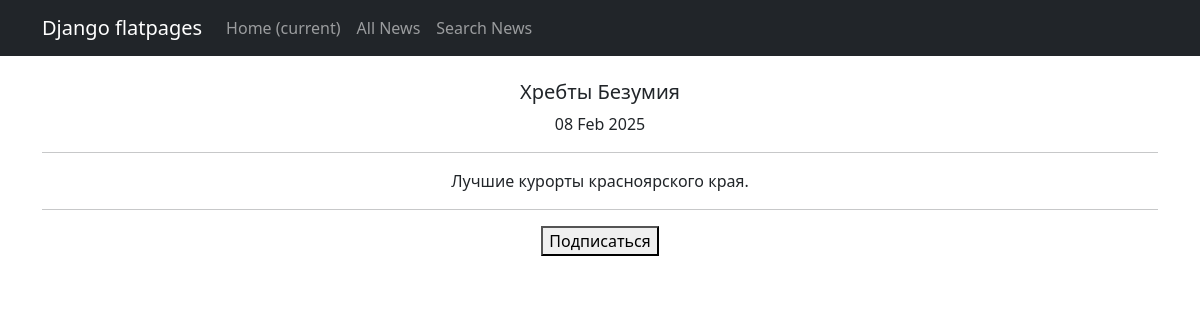
Screenshot of /news/1 with the database file from the repository.
### news/models.py (models this page shows, shortened)
class Post(models.Model):
    article = 'ARTC'
    news = 'NEWS'
    POSITIONS = [
        (article, 'Статья'),
        (news, 'Новости')
    ]
    post_title = models.CharField(max_length=255, unique=True)
    post_body = models.TextField()
    post_rating = models.IntegerField(default=0)
    post_content = models.CharField(max_length=4,
                                    choices=POSITIONS)
    post_creation_datetime = models.DateTimeField(auto_now_add=True)
    author = models.ForeignKey('Author', on_delete=models.CASCADE)
    categories = models.ManyToManyField(Category, through='PostCategory', related_name='posts_categories')

### news/views.py (the view)
# urls.py: path('<int:id>', PostDetail.as_view(), name='post_detail'),
class PostDetail(DetailView):
    model = Post
    template_name = 'post_detail.html'
    pk_url_kwarg = 'id'
    context_object_name = 'post_detail'
    def get_context_data(self, **kwargs):
        context = super().get_context_data(**kwargs)
        post = self.get_object()
        context['categories'] = post.postcategory_set.select_related('category')
        return context
    def get_object(self, *args, **kwargs):
        obj = cache.get(f'post-{self.kwargs["id"]}', None)
        if not obj:
            obj = super().get_object(queryset=self.queryset)
            cache.set(f'post-{self.kwargs["id"]}', obj)
        return obj

### news/templatetags/custom_filters.py (called while the page is built)
@register.filter()
def censor(text):
    try:
        if isinstance(text, str) is False:
            raise TypeError
    except TypeError:
        print("Неверный тип данных. Нужен str.")
    else:
        _text = re.findall(r"[\w+]+|[.,!?;:«»/]", text)
        for k, word in enumerate(_text):
            if all([word[1:].islower() is False,
                    word.isdigit() is False]):
                _text[k] = word[0:1] + censor_sign * (len(word) - 1)
            else:
                continue
        formated_text = re.sub(r" ([.,!?;:»/])", r"\1", " ".join(_text))
        formated_text = re.sub(r"([«/]) ", r"\1", formated_text)
        return formated_text

### templates/post_detail.html (shortened to what this page needs)
{% extends 'flatpages/default.html' %}
{% load custom_filters %}
{% block content %}
<br>
<h5>{{ post_detail.post_title|censor  }}</h5>
{{ post_detail.post_creation_datetime|date:'d M Y' }}
<hr>
{% if post_detail.post_body %}
    {{ post_detail.post_body|censor }}
    <hr>
    <form method="post" action="{% url 'subscribe' post_detail.id %}">
        <button type="submit">Подписаться</button>
    </form>
{% else %}
    <hr5>Злые смурфы украли новость у читателей!</hr5>
{% endif %}
{% endblock content %}

### rows the page displays
Post: post_title|censor "Хребты Безумия", post_creation_datetime "08 Feb 2025", post_body|censor "Лучшие курорты красноярского края."
